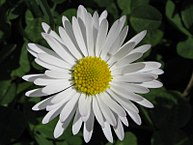
#> input picture images/daisy.jpeg, 193 x 145 px
$ jupyter execute --allow-errors BDL_Convolutional_Neural_Networks.ipynb   (shell and % lines are left out)
#> lines starting #> are read from the running program, lines starting #| are printed output that depends on the picture
### pylib/conv_widget.py
#!/usr/bin/env python3

import numpy as np
from scipy.ndimage import convolve
from skimage import color
from ipywidgets import IntSlider
import ipywidgets as widgets
import matplotlib.pyplot as plt

class ConvWidget:

    @classmethod
    def iter_pixels(cls, image):
        """ Yield pixel position (row, column) and pixel intensity. """
        height, width = image.shape[:2]
        for i in range(height):
            for j in range(width):
                yield (i, j), image[i, j]

    @classmethod
    def imshow_pair(cls, image_pair, titles=('', ''), figsize=(10, 5), **kwargs):
        fig, axes = plt.subplots(ncols=2, figsize=figsize)
        for ax, img, label in zip(axes.ravel(), image_pair, titles):
            ax.imshow(img, **kwargs)
            ax.set_title(label)

    @classmethod
    def padding_for_kernel(cls, kernel):
        """ Return the amount of padding needed for each side of an image.

        For example, if the returned result is [1, 2], then this means an
        image should be padded with 1 extra row on top and bottom, and 2
        extra columns on the left and right.
        """
        # Slice to ignore RGB channels if they exist.
        image_shape = kernel.shape[:2]
        # We only handle kernels with odd dimensions so make sure that's true.
        # (The "center" pixel of an even number of pixels is arbitrary.)
        assert all((size % 2) == 1 for size in image_shape)
        return [(size - 1) // 2 for size in image_shape]

    @classmethod
    def add_padding(cls, image, kernel):
        h_pad, w_pad = cls.padding_for_kernel(kernel)
        return np.pad(image, ((h_pad, h_pad), (w_pad, w_pad)),
                      mode='constant', constant_values=0)

    @classmethod
    def remove_padding(cls, image, kernel):
        inner_region = []  # A 2D slice for grabbing the inner image region
        for pad in cls.padding_for_kernel(kernel):
            slice_i = slice(None) if pad == 0 else slice(pad, -pad)
            inner_region.append(slice_i)
        return image[tuple(inner_region)]

    @classmethod
    def window_slice(cls, center, kernel):
        r, c = center
        r_pad, c_pad = cls.padding_for_kernel(kernel)
        # Slicing is (inclusive, exclusive) so add 1 to the stop value
        return [slice(r-r_pad, r+r_pad+1), slice(c-c_pad, c+c_pad+1)]

    @classmethod
    def apply_kernel(cls, center, kernel, original_image):
        image_patch = original_image[tuple(cls.window_slice(center, kernel))]
        # An element-wise multiplication followed by the sum
        return np.sum(kernel * image_patch)

    @classmethod
    def iter_kernel_labels(cls, image, kernel):
        """ Yield position and kernel labels for each pixel in the image.

        The kernel label-image has a 1 for everympixel "under" the kernel.
        Pixels not under the kernel are labeled as 0.

        Note that the mask is the same size as the input image.
        """
        original_image = image
        image = cls.add_padding(original_image, kernel)
        i_pad, j_pad = cls.padding_for_kernel(kernel)

        for (i, j), pixel in cls.iter_pixels(original_image):
            # Shift the center of the kernel to ignore padded border.
            i += i_pad
            j += j_pad
            mask = np.zeros(image.shape, dtype=int)  # Background = 0
            mask[tuple(cls.window_slice((i, j), kernel))] = 1   # Kernel = 1
            yield (i, j), mask

    @classmethod
    def visualize_kernel(cls, kernel_labels, image):
        """ Return a composite image, where 1's are yellow and 2's are red.

        See `iter_kernel_labels` for info on the meaning of 1 and 2.
        """
        return color.label2rgb(kernel_labels, image, bg_label=0,
                               colors=('yellow', 'red'))

    @classmethod
    def make_convolution_step_function(cls, image, kernel, **kwargs):
        # Initialize generator since we're only ever going to iterate over
        # a pixel once. The cached result is used, if we step back.
        gen_kernel_labels = cls.iter_kernel_labels(image, kernel)
        stride = image.shape[1]
        print(stride)

        image_cache = []
        image = cls.add_padding(image, kernel)

        def convolution_step(i_step):
            """ Plot original image and kernel-overlay next to filtered image.

            For a given step, check if it's in the image cache. If not
            calculate all necessary images, then plot the requested step.
            """

            # Create all images up to the current step, unless they're already
            # cached:

            while i_step >= len(image_cache):

                # For the first step (`i_step == 0`), the original image is
                # full of NaNs; after that we look in the cache, which stores
                # (`kernel_overlay`, `filtered`).
                filtered_prev = np.full_like(image, np.nan) if i_step == 0 else image_cache[-1][1]
                # We don't want to overwrite the previously filtered image:
                filtered = filtered_prev.copy()

                # Get the labels used to visualize the kernel
                center, kernel_labels = next(gen_kernel_labels)
                # Modify the pixel value at the kernel center
                filtered[center] = cls.apply_kernel(center, kernel, image)
                # Take the original image and overlay our kernel visualization
                kernel_overlay = cls.visualize_kernel(kernel_labels, image)
                # Save images for reuse.
                image_cache.append((kernel_overlay, filtered))

            # Remove padding we added to deal with boundary conditions
            # (Loop since each step has 2 images)
            image_pair = [cls.remove_padding(each, kernel)
                          for each in image_cache[i_step]]
            cls.imshow_pair(image_pair, cmap='gray', **kwargs)
            center = (i_step / stride, i_step % stride)
            plt.sca(plt.gcf().axes[0])
            plt.plot([center[1]], [center[0]], 'ro')
            plt.show()

        return convolution_step  # <-- this is a function

    @classmethod
    def interactive_convolution_demo(cls, image, kernel, **kwargs):
        stepper = cls.make_convolution_step_function(image, kernel, **kwargs)
        step_slider = IntSlider(min=0, max=image.size-1, value=0)
        widgets.interact(stepper, i_step=step_slider)

### BDL_Convolutional_Neural_Networks.ipynb
[cell 1]
import matplotlib
import seaborn as sns
sns.set()
matplotlib.rcParams['figure.dpi'] = 144

[cell 2]
import numpy as np
import matplotlib.pyplot as plt
matplotlib.rcParams['figure.dpi'] = 100

import time
from datetime import datetime, timedelta

import pylib.conv_widget as cw

[cell 3]
#Start Spark with BigDL support
from pyspark import SparkContext
import bigdl
import bigdl.util.common
#> (the rest of this cell did not finish here and is left out)

<!-- requirement: pylib/__init__.py -->
<!-- requirement: pylib/draw_nn.py -->
<!-- requirement: pylib/conv_widget.py -->
<!-- requirement: images/daisy.jpeg -->
<!-- requirement: images/horse.txt -->
<!-- requirement: images/conv_movie.gif -->
<!-- requirement: images/portal-v.png -->
<!-- requirement: images/portal-h.png -->
<!-- requirement: images/conv_weights.png -->
<!-- requirement: images/conv_layer.png -->

# Convolutional Neural Networks and Images

In the previous exercise, we flattened the MNIST images into vectors before feeding them into our model. Doing so, however, destroyed information about shapes that are present in clusters of neighboring pixels. We can preserve this two dimensional information by using **Convolutional Neural Networks** (CNNs).

CNNs are inspired by the [visual cortex](https://en.wikipedia.org/wiki/Visual_cortex), which is responsible for image processing in animals. Neurons in the visual cortex fire in response to stimuli that activate small sub-regions of an animal's visual field. We can therefore think of these neurons as filters that detect patterns across the animal's visual field.

We will train a CNN to find a set of filters that can detect repeated shapes in MNIST images. Convolving the image with a filter produces another image with highlighted features called a feature map.

## Convolutions

A convolution is a mathematical operation that is performed on two functions. For continuous 1D functions, it is defined as:

$$ (f * g)(t) = \int_{-\infty}^{\infty} f(\tau)g(t-\tau) d\tau $$

For discrete functions, it is:

$$ (f * g)(n) = \sum_{m=-\infty}^{\infty} f[m] g[n-m] $$

A function that is a convolution of two other functions can be thought of as the overlap of the two original functions as one function is translated.

In 2D, the process is similar, except you are moving not just left-to-right, but in both directions.  Additionally, the "filters" or "kernels" that we use will tend to be small, just like the moving block in the example above.  With a center point of pixel $(m,n)$, a $3\times3$ pixel filter will do the following (with $I$ denoting pixel values and $W$ those of the filter)

$$I_{mn,new} = \sum_{i=-1}^1 \sum_{j=-1}^1 W_{ij} I_{m+i,n+j} = \sum_{i=-1}^1 (W_{i,-1} I_{m+i,n-1} + W_{i,0} I_{m+i,n} + W_{i,1} I_{m+i,n+1})$$

Play around with the widget below, which demonstrates the process of convolving a 7x7 pixel image with a 3x3 pixel filter. At each iteration, the value of one pixel in the image (denoted by the red square) is replaced by the average of the pixel values within the 3x3 filter. In convolutional neural networks, a weight is assigned to each pixel in the filter, and consequently, the "red pixel" is replaced by weighted sum of the surrounded pixels.

[cell 4]
image = np.zeros((7, 7), dtype=float)
for i in range(1, 6):
    for j in range(6-i, 6):
        image[i][j] = 1.0

img_filter = np.ones((3, 3), dtype=float)
img_filter /= img_filter.size

titles = ('Image and kernel', 'Filtered image')
convwidget = cw.ConvWidget()
convwidget.interactive_convolution_demo(image, img_filter, vmax=1, titles=titles)
#> the sliders are set to i_step = 0
#> in convolution_step, `plt.show()`:
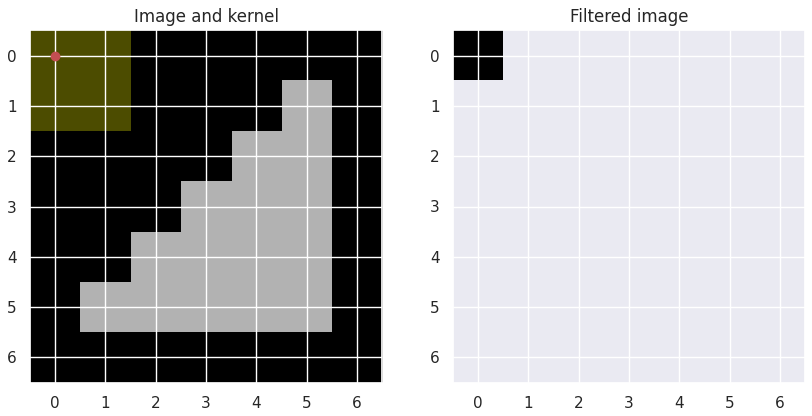
#> figure drawn by matplotlib, 2 panels

#### Strides and padding

In the interactive widget, we perform the convolution at each pixel. However, we can choose to skip pixels. In BigDL, we can set the number of pixels our filter moves at each step, or the **stride**. How does the stride effect the dimension of the filtered image? Why would we want to change the stride?

Notice how the filter extends past the edge of the image while performing convolutions on some pixels. To deal with these edge cases, we typically **pad** the image or add more pixels to the perimeter of the image. This process ensures that the dimensions of the input image are the same as the dimensions of the output image. In the case of the MNIST data set, the image is padded with zeros (or white space). When might we run into problems when padding images?  What happens to the size of the filtered image if we don't?

### Example: Applying a simple edge filter on a handwritten digit

The magic behind the convolutional neural network lies in the fact that each filter learns to recognize certain patterns repeated throughout images. To build our intuition for why this is the case, we will consider two very simple filters $(1,-1)$ and $(1,-1)^T$ applied to an image consisting of only black and white pixels (with values of 1 or 0). The image consists of a black, horizontal line connected to a black, vertical line and roughly resembles a "7." See the cell below. We see from the two resulting convolved images that the filters picked out vertical and horizontal edges, respectively.

[cell 5]
from scipy import signal as sg
ex_image = [[0, 0, 0, 0, 0],
            [1, 1, 1, 1, 0], # <---horizontal line of ones
            [0, 0, 0, 1, 0],
            [0, 0, 0, 1, 0],
            [0, 0, 0, 1, 0]]
                    # ^ vertical line of ones
plt.imshow(ex_image)
plt.grid(False)
plt.show()
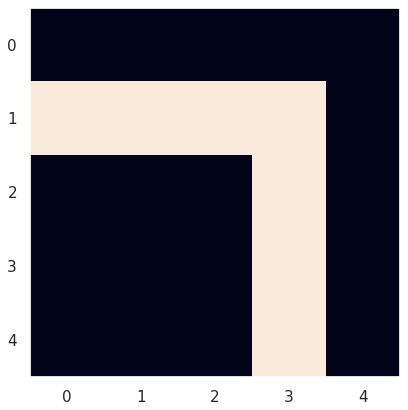
#> figure drawn by matplotlib, 1 panel


print(sg.convolve(ex_image, [[1, -1]], "same")) #vertical edge
print()
print(sg.convolve(ex_image, [[1], [-1]], "same")) #horizontal edge

If we apply the vertical and horizontal edge filters a handwritten 7, we get the following feature maps:
<table>
    <tr>
        <td>  </td>
        <td>  </td>
    </tr>
</table>

### Channels and data shapes

So far we've only been looking at grayscale images, where there is a single grid of pixels.  In most situations, each pixel will either be a float between $0$ and $1$ or a `uint8` between $0$ and $256$ (8-bit values are the standard).

What about a color image?  They're built similarly, but each pixels get not one but three values: one for red, one for green, and one for blue.  Unfortunately, how these are dealt with is a little inconsistent.  Let's look at a small ($32\times32$) image, $1024$ pixels, with three colors, for a total of $3072$ values.  The source has this as a single array.

#> (a cell that did not finish here is left out)

#> (a cell that did not finish here is left out)

And herein lies the problem.  There are two common ways these are stored, either a $32\times32$ grid of three-element pixel vectors, for an overall $32\times32\times3$ tensor, or as three separate $32\times32$ color matrices (one for red, one for green, one for blue) for an overall $3\times32\times32$ tensor.  Most image processing software prefers the former, and BigDL (and TensorFlow) prefers the latter.

This particular example is set up in the latter format.  We'll feed BigDL three $32\times32$ images, each one representing a color channel.  This "channel" concept is actually more general, and the number of channels is the number of layers in our stack of images.  Because of this, we'll actually need to make our grayscale images explicitly 3D as well, as $1\times n \times n$ images.

[cell 8]
# Helper to display images, reshaping correctly from 3 x n x m to n x m x 3
def image_shape(img):
    red = img[0,:,:]
    green = img[1,:,:]
    blue = img[2,:,:]
    return np.stack((red,green,blue),-1)

#> (the rest of this cell did not finish here and is left out)

Let's actually see this horse.

#> (a cell that did not finish here is left out)

If we blur out that pixelation, it becomes more clear to human eyes.

#> (a cell that did not finish here is left out)

But what about our convolutions?  How do they work with multiple channels?

They mix all the channels together, in a sense.  (This is sufficient for our purposes; image processing software can do more complicated things.)  If we have a $5\times5$ size kernel on a $3$ channel image, we don't have $25$ values, we have $75$.  Our kernel is really a block, a $3\times5\times5$ set of values, so that the output is only 2D.  Each point $(m,n)$ now looks like

$$I_{mn,new} = \sum_{i=-1}^1 \sum_{j=-1}^1 \sum_c W_{ijc} I_{m+i,n+j,c} = \sum_{i=-1}^1 \sum_{j=-1}^1 (W_{ij,r} I_{m+i,n+j,r} +  W_{ij,g} I_{m+i,n+j,g} + W_{ij,b} I_{m+i,n+j,b})$$

## Image filters

These convolutions are quite common in image processing.  They highlight specific aspects of an image, or manipulate it in a standard way.  We'll present a few common ones, but bear in mind that the ones we'll be using in our networks will _learn_ the weights to use.

We'll use a small [image of a daisy](https://commons.wikimedia.org/w/index.php?curid=45603403)
<!-- From Wikimedia commons. By Ntgr - Own work, CC BY-SA 4.0. -->

[cell 11]
from PIL import Image
im = Image.open('images/daisy.jpeg')
#> im is the input picture: PIL image 193x145 RGB; mean R, G, B 83.7, 87.3, 74.3
# Convert to grayscale, get pixel values.  Reshape array to grid, but
# im.size gives them backwards
daisy = np.array(list(im.convert('L').getdata())).reshape(im.size[1],im.size[0])
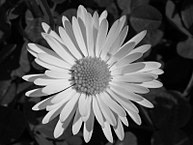
#> daisy: shape (145, 193) int64; min 0, max 254, mean 84.7

plt.imshow(daisy, cmap='gray')
plt.grid(False)

[cell 12]
# Hand apply a kernel, no padding (image out will be slightly smaller than
# image in).  This behavior is built in to BigDL and in to PIL, but we'll
# do it by hand for demonstration.
def apply_kernel(img, kernel):
    # Assume both are 2D numpy arrays
    width, height = kernel.shape
    img_w, img_h = img.shape

    def new_pixel(patch):
        return max(np.sum(patch*kernel),0)

    kernel_out = np.array([[new_pixel(img[i:i+width,j:j+height]) for j in range(0,img_h - height)]
                     for i in range(0,img_w - width)])

    # Scale back down to uint8 (so 0 to 256)
    return (kernel_out / np.max(kernel_out) * 256.0).astype(np.uint8)

A blur filter:

[cell 13]
kernel = np.array([[1.0, 2.0, 1.0], [2.0, 4.0, 2.0], [1.0, 2.0, 1.0]]) / 16.0
plt.imshow(apply_kernel(daisy, kernel), cmap='gray')
#> in apply_kernel, `kernel_out = np.array([[new_pixel(img[i:i+width,j:j+height]) for j in ..`:
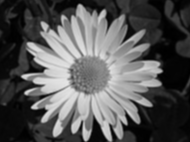
#> kernel_out: shape (142, 190) float64; min 0.312, max 231.3, mean 87
#> in apply_kernel, `return (kernel_out / np.max(kernel_out) * 256.0).astype(np.uint8)`:
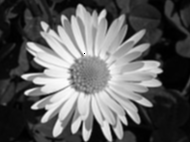
#> returned value: shape (142, 190); min 0, max 253, mean 95.8
plt.grid(False)

An edge detector:

[cell 14]
kernel = np.array([[-1.0, -1.0, -1.0], [-1.0, 8.0, -1.0], [-1.0, -1.0, -1.0]])
plt.imshow(apply_kernel(daisy, kernel), cmap='gray')
#> in apply_kernel (call 2), `kernel_out = np.array([[new_pixel(img[i:i+width,j:j+height]) for j in ..`:
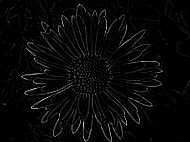
#> kernel_out: shape (142, 190) float64; min 0, max 1058, mean 36.9; drawn with min black and max white
